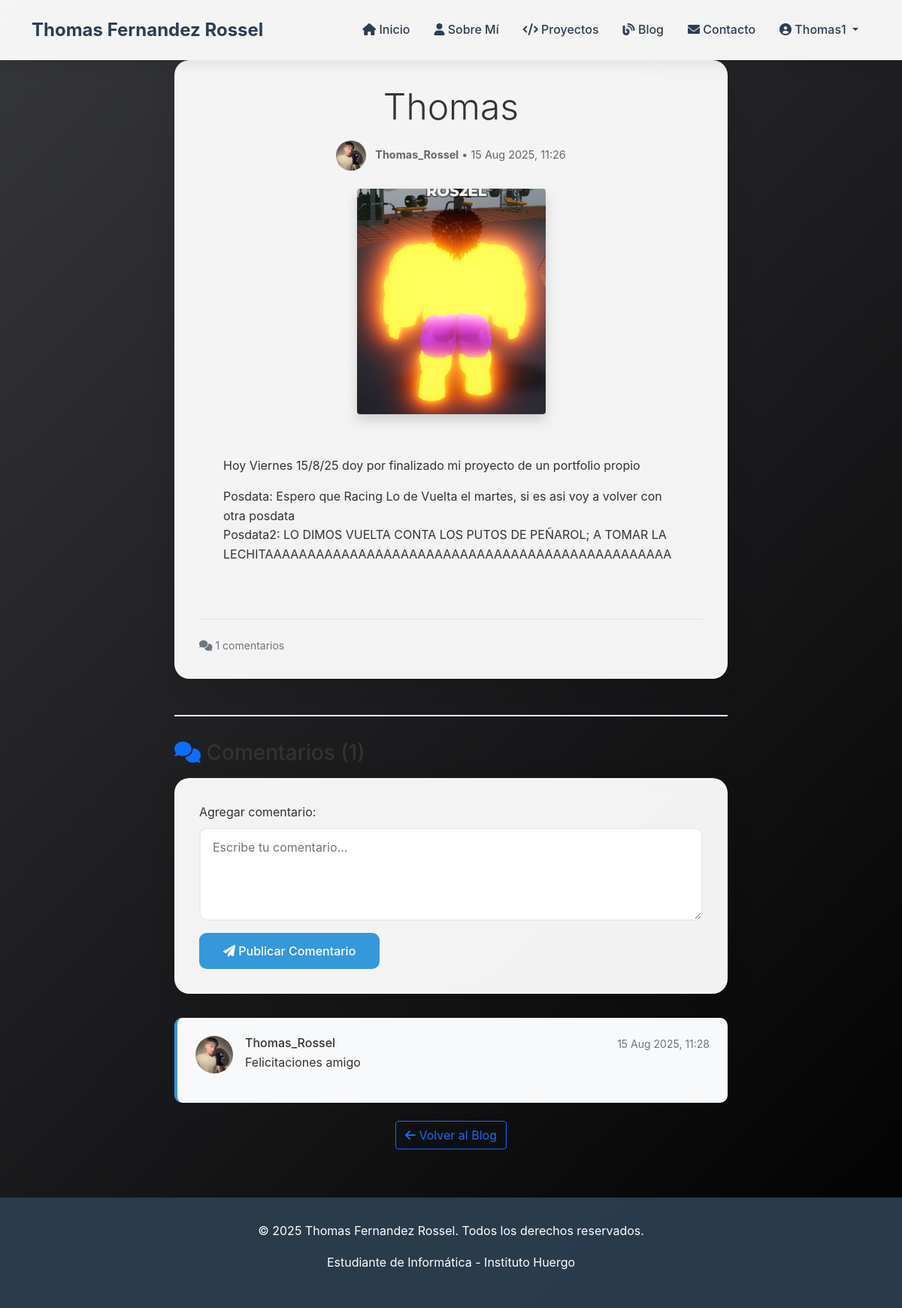
The app's page /blog/post/7/ (signed in) with its own data.
### blog/models.py (models this page shows, shortened)
class Post(models.Model):
    title = models.CharField(max_length=200)
    content = models.TextField()
    date_posted = models.DateTimeField(default=timezone.now)
    author = models.ForeignKey(User, on_delete=models.CASCADE)
    image = models.ImageField(default='default.jpg', upload_to='blog_images')

class Profile(models.Model):
    user = models.OneToOneField(User, on_delete=models.CASCADE)
    image = models.ImageField(default='default.jpg', upload_to='profile_pics')

class Comment(models.Model):
    post = models.ForeignKey(Post, related_name='comments', on_delete=models.CASCADE)
    author = models.ForeignKey(User, on_delete=models.CASCADE)
    content = models.TextField()
    date_posted = models.DateTimeField(default=timezone.now)
    class Meta:
        ordering = ['-date_posted']

### blog/views.py (the view)
# urls.py: path('post/<int:pk>/', PostDetailView.as_view(), name='post-detail'),
class PostDetailView(DetailView):
    model = Post
    template_name = 'blog/post_detail.html'
    def get_context_data(self, **kwargs):
        context = super().get_context_data(**kwargs)
        context['comments'] = Comment.objects.filter(post=self.object)
        context['comment_form'] = CommentForm()
        return context

### blog/forms.py
class CommentForm(forms.ModelForm):
    class Meta:
        model = Comment
        fields = ['content']
        widgets = {
            'content': forms.Textarea(attrs={
                'class': 'form-control',
                'rows': 4,
                'placeholder': 'Escribe tu comentario...'
            })
        }

### blog/templates/blog/post_detail.html (shortened to what this page needs)
{% extends 'portfolio/base.html' %}
{% block content %}
<div class="container">
    <div class="row">
        <div class="col-lg-8 offset-lg-2">
            <article class="content-card fade-in">
                <div class="text-center mb-4">
                    <h1 class="display-5 mb-3">{{ post.title }}</h1>
                    <div class="post-meta mb-3">
                        <img src="{{ post.author.profile.image.url }}" alt="{{ post.author.username }}"
                             class="rounded-circle me-2" style="width: 40px; height: 40px;">
                        <strong>{{ post.author.username }}</strong> •
                        {{ post.date_posted|date:"d M Y, H:i" }}
                    </div>
                </div>
                {% if post.image %}
                    <div class="text-center mb-4">
                        <img src="{{ post.image.url }}" alt="{{ post.title }}"
                             class="img-fluid rounded shadow" style="max-height: 400px;">
                    </div>
                {% endif %}
                <div class="post-content">
                    {{ post.content|linebreaks }}
                </div>
                <div class="d-flex justify-content-between align-items-center mt-4 pt-4 border-top">
                    <small class="text-muted">
                        <i class="fas fa-comments"></i> {{ comments.count }} comentarios
                    </small>
                </div>
            </article>
            <div class="comment-section">
                <h3><i class="fas fa-comments text-primary"></i> Comentarios ({{ comments.count }})</h3>
                {% if user.is_authenticated %}
                    <div class="content-card mt-3">
                        <form method="POST" action="{% url 'add-comment' post.id %}">
                            <div class="mb-3">
                                <label for="id_content" class="form-label">Agregar comentario:</label>
                                {{ comment_form.content }}
                            </div>
                            <button type="submit" class="btn btn-primary">
                                <i class="fas fa-paper-plane"></i> Publicar Comentario
                            </button>
                        </form>
                    </div>
                {% endif %}
                {% for comment in comments %}
                    <div class="comment mt-3 fade-in">
                        <div class="d-flex align-items-start">
                            <img src="{{ comment.author.profile.image.url }}" alt="{{ comment.author.username }}"
                                 class="rounded-circle me-3" style="width: 50px; height: 50px;">
                            <div class="flex-grow-1">
                                <div class="d-flex justify-content-between align-items-start">
                                    <h6 class="mb-1">{{ comment.author.username }}</h6>
                                    <small class="text-muted">{{ comment.date_posted|date:"d M Y, H:i" }}</small>
                                </div>
                                <p class="mb-0">{{ comment.content|linebreaks }}</p>
                            </div>
                        </div>
                    </div>
                {% empty %}
                    <div class="text-center mt-4">
                        <i class="fas fa-comment-slash fa-3x text-muted mb-3"></i>
                        <p class="text-muted">No hay comentarios aún. ¡Sé el primero en comentar!</p>
                    </div>
                {% endfor %}
            </div>
            <div class="text-center mt-4">
                <a href="{% url 'blog-home' %}" class="btn btn-outline-primary">
                    <i class="fas fa-arrow-left"></i> Volver al Blog
                </a>
            </div>
        </div>
    </div>
</div>
{% endblock %}

### portfolio/templates/portfolio/base.html (shortened to what this page needs)
<!DOCTYPE html>
<html lang="es">
<head>
    <link href="https://cdn.jsdelivr.net/npm/bootstrap@5.1.3/dist/css/bootstrap.min.css" rel="stylesheet">
    <link rel="stylesheet" href="https://cdnjs.cloudflare.com/ajax/libs/font-awesome/6.0.0/css/all.min.css">
</head>
<body>
    <nav class="navbar navbar-expand-lg fixed-top">
        <div class="container">
            <a class="navbar-brand" href="{% url 'portfolio-home' %}">
                Thomas Fernandez Rossel
            </a>
            <div class="collapse navbar-collapse" id="navbarNav">
                <ul class="navbar-nav ms-auto">
                    <li class="nav-item">
                        <a class="nav-link" href="{% url 'portfolio-home' %}">
                            <i class="fas fa-home"></i> Inicio
                        </a>
                    </li>
                    <li class="nav-item">
                        <a class="nav-link" href="{% url 'portfolio-about' %}">
                            <i class="fas fa-user"></i> Sobre Mí
                        </a>
                    </li>
                    <li class="nav-item">
                        <a class="nav-link" href="{% url 'portfolio-projects' %}">
                            <i class="fas fa-code"></i> Proyectos
                        </a>
                    </li>
                    <li class="nav-item">
                        <a class="nav-link" href="{% url 'blog-home' %}">
                            <i class="fas fa-blog"></i> Blog
                        </a>
                    </li>
                    <li class="nav-item">
                        <a class="nav-link" href="{% url 'portfolio-contact' %}">
                            <i class="fas fa-envelope"></i> Contacto
                        </a>
                    </li>
                    {% if user.is_authenticated %}
                        <li class="nav-item dropdown">
                            <a class="nav-link dropdown-toggle" href="#" id="navbarDropdown" role="button" data-bs-toggle="dropdown">
                                <i class="fas fa-user-circle"></i> {{ user.username }}
                            </a>
                        </li>
                    {% else %}
                        <li class="nav-item">
                            <a class="nav-link" href="{% url 'blog-login' %}">
                                <i class="fas fa-sign-in-alt"></i> Iniciar Sesión
                            </a>
                        </li>
                    {% endif %}
                </ul>
            </div>
        </div>
    </nav>
    <main class="main-container" style="margin-top: 80px;">
        {% block content %}{% endblock %}
    </main>
    <footer class="footer">
        <div class="container">
            <p>&copy; 2025 Thomas Fernandez Rossel. Todos los derechos reservados.</p>
            <p>Estudiante de Informática - Instituto Huergo</p>
        </div>
    </footer>
</body>
</html>

### portfolio/templates/portfolio/base.html (style rules this page uses)
:root { --primary-color: #2c3e50; --secondary-color: #3498db; --accent-color: #e74c3c; --bg-gradient: linear-gradient(135deg, #36373b 0%, #000000 100%); --card-shadow: 0 8px 32px rgba(0, 0, 0, 0.1); }
* { margin: 0; padding: 0; box-sizing: border-box; }
body { font-family: 'Inter', -apple-system, BlinkMacSystemFont, sans-serif; line-height: 1.6; color: #333; background: var(--bg-gradient); min-height: 100vh; }
.navbar { background: rgba(255, 255, 255, 0.95); backdrop-filter: blur(10px); box-shadow: 0 2px 20px rgba(0, 0, 0, 0.1); padding: 1rem 0; }
.navbar-brand { font-weight: 700; font-size: 1.5rem; color: var(--primary-color) !important; text-decoration: none; }
.nav-link { color: var(--primary-color) !important; font-weight: 500; margin: 0 0.5rem; transition: all 0.3s ease; position: relative; }
.main-container { margin: 2rem 0; }
.content-card { background: rgba(255, 255, 255, 0.95); border-radius: 20px; padding: 2rem; box-shadow: var(--card-shadow); backdrop-filter: blur(10px); border: 1px solid rgba(255, 255, 255, 0.2); margin-bottom: 2rem; transition: transform 0.3s ease; }
.post-content { padding: 2rem; }
.post-meta { color: #666; font-size: 0.9rem; margin-bottom: 1rem; }
.form-control { border-radius: 10px; border: 2px solid #e9ecef; padding: 0.75rem 1rem; transition: all 0.3s ease; }
.btn-primary { background: var(--secondary-color); border: none; border-radius: 10px; padding: 0.75rem 2rem; font-weight: 500; transition: all 0.3s ease; }
.comment-section { margin-top: 3rem; padding-top: 2rem; border-top: 2px solid #e9ecef; }
.comment { background: #f8f9fa; border-radius: 10px; padding: 1.5rem; margin-bottom: 1rem; border-left: 4px solid var(--secondary-color); }
.footer { background: rgba(44, 62, 80, 0.95); color: white; text-align: center; padding: 2rem 0; margin-top: 4rem; }
.fade-in { animation: fadeIn 0.8s ease-in; }

### records on screen
Post: title "Thomas", author.profile.image (picture), author.username "Thomas_Rossel", date_posted "15 Aug 2025, 11:26", image (picture), content "Hoy Viernes 15/8/25 doy por finalizado mi proyecto de un portfolio propio Posdata: Espero que Racing Lo de Vuelta el martes, si es asi voy a volver con otra posdata Posdata2: LO DIMOS VUELTA CONTA LOS PUTOS DE PEÑAROL; A TOMAR LA LECHITAAAAAAAAAAAAAAAAAAAAAAAAAAAAAAAAAAAAAAAAAAAAAAAA"
Comment: author.profile.image (picture), author.username "Thomas_Rossel", date_posted "15 Aug 2025, 11:28", content "Felicitaciones amigo"

### other values on screen
{{ user.username }} "Thomas1"
{{ comments.count }} "1"
